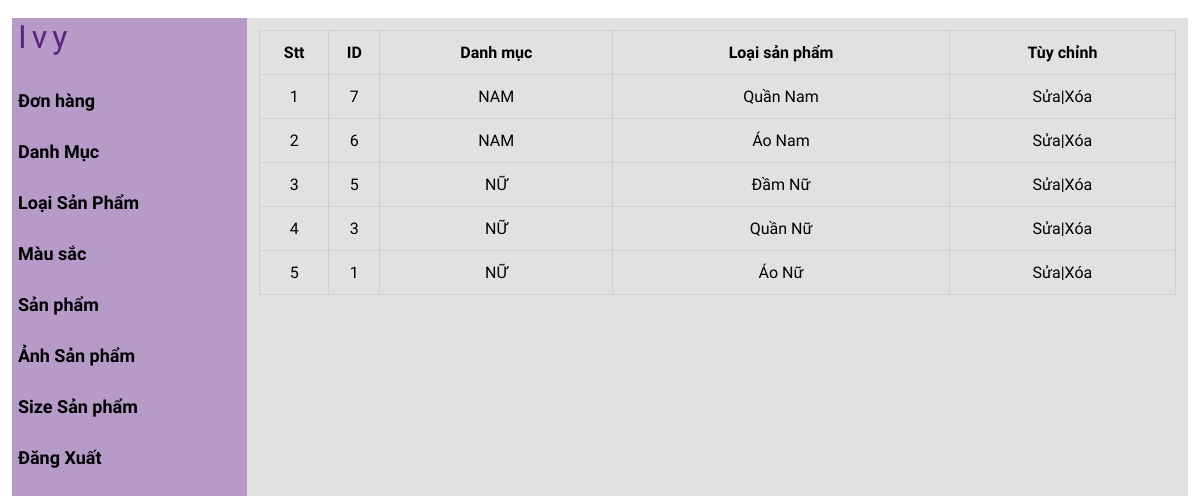
Screenshot of /ivymoda/admin/brandlist.php (signed in) with the database file from the repository.
### tables this page shows
CREATE TABLE `tbl_loaisanpham` (
  `loaisanpham_id` int(11) NOT NULL,
  `danhmuc_id` int(11) NOT NULL,
  `loaisanpham_ten` varchar(255) NOT NULL
);

CREATE TABLE `tbl_danhmuc` (
  `danhmuc_id` int(11) NOT NULL,
  `danhmuc_ten` varchar(255) NOT NULL
);

### ivymoda/admin/lib/database.php (called while the page is built, shortened)
<?php
Class Database{
   public $host   = DB_HOST;
   public $user   = DB_USER;
   public $pass   = DB_PASS;
   public $dbname = DB_NAME;
   public $link;
private function connectDB(){
   $this->link = new mysqli($this->host, $this->user, $this->pass,
    $this->dbname);
 }
public function select($query){
  mysqli_set_charset($this->link,'UTF8');
  $result = $this->link->query($query) or
   die($this->link->error.__LINE__);
  if($result->num_rows > 0){
    return $result;
  } else {
    return false;
  }
 }
}

### ivymoda/admin/class/brand_class.php (called while the page is built, shortened)
<?php
class brand
{
   private $db;
   public function __construct()
   {
       $this ->db = new Database();
   }
   public function show_brand(){
    $query = "SELECT tbl_loaisanpham.*, tbl_danhmuc.danhmuc_ten
    FROM tbl_loaisanpham INNER JOIN tbl_danhmuc ON tbl_loaisanpham.danhmuc_id = tbl_danhmuc.danhmuc_id
    ORDER BY tbl_loaisanpham.loaisanpham_id DESC  ";
    $result = $this -> db ->select($query);
    return $result;
   }
   }
?>

### ivymoda/admin/brandlist.php (the view, shortened to what this page needs)
<?php
include "header.php";
include "leftside.php";
$brand = new brand;
$show_brand = $brand -> show_brand()
?>
       <div class="admin-content-right">
            <div class="table-content">
                <table>
                    <tr>
                        <th>Stt</th>
                        <th>ID</th>
                        <th>Danh mục</th>
                        <th>Loại sản phẩm</th>
                        <th>Tùy chỉnh</th>
                    </tr>
                    <?php
                    if($show_brand){$i=0; while($result= $show_brand->fetch_assoc()){
                        $i++
                    ?>
                    <tr>
                        <td> <?php echo $i ?></td>
                        <td> <?php echo $result['loaisanpham_id'] ?></td>
                        <td> <?php echo $result['danhmuc_ten']  ?></td>
                        <td> <?php echo $result['loaisanpham_ten'] ?></td>
                        <td><a href="brandedit.php?loaisanpham_id=<?php echo $result['loaisanpham_id'] ?>">Sửa</a>|<a href="branddelete.php?loaisanpham_id=<?php echo $result['loaisanpham_id'] ?>">Xóa</a></td>
                    </tr>
                    <?php
                     }}
                    ?>
                </table>
               </div>
        </div>
    </section>
</body>
</html>

### ivymoda/admin/css/style.css (style rules this page uses)
:root { --maincolor: #58257B; --subcolor: #A083B4; }
* { padding: 0; margin: 0; box-sizing: border-box; }
a { text-decoration: none; color: black; }
.admin-content-right { width: 80%; background-color: #dddd; padding: 12px 12px; height: 100vh; overflow-y: scroll; }
.table-content table { width: 100%; }
.table-content table,th,td { text-align: center; border: 1px solid #cccc; border-collapse: collapse; padding: 12px 0; font-family: 'Bona Nova', serif; }

### rows the page displays
tbl_loaisanpham: loaisanpham_id "7", danhmuc.danhmuc_ten "NAM", loaisanpham_ten "Quần Nam"
tbl_loaisanpham: loaisanpham_id "6", danhmuc.danhmuc_ten "NAM", loaisanpham_ten "Áo Nam"
tbl_loaisanpham: loaisanpham_id "5", danhmuc.danhmuc_ten "NỮ", loaisanpham_ten "Đầm Nữ"
tbl_loaisanpham: loaisanpham_id "3", danhmuc.danhmuc_ten "NỮ", loaisanpham_ten "Quần Nữ"
tbl_loaisanpham: loaisanpham_id "1", danhmuc.danhmuc_ten "NỮ", loaisanpham_ten "Áo Nữ"
